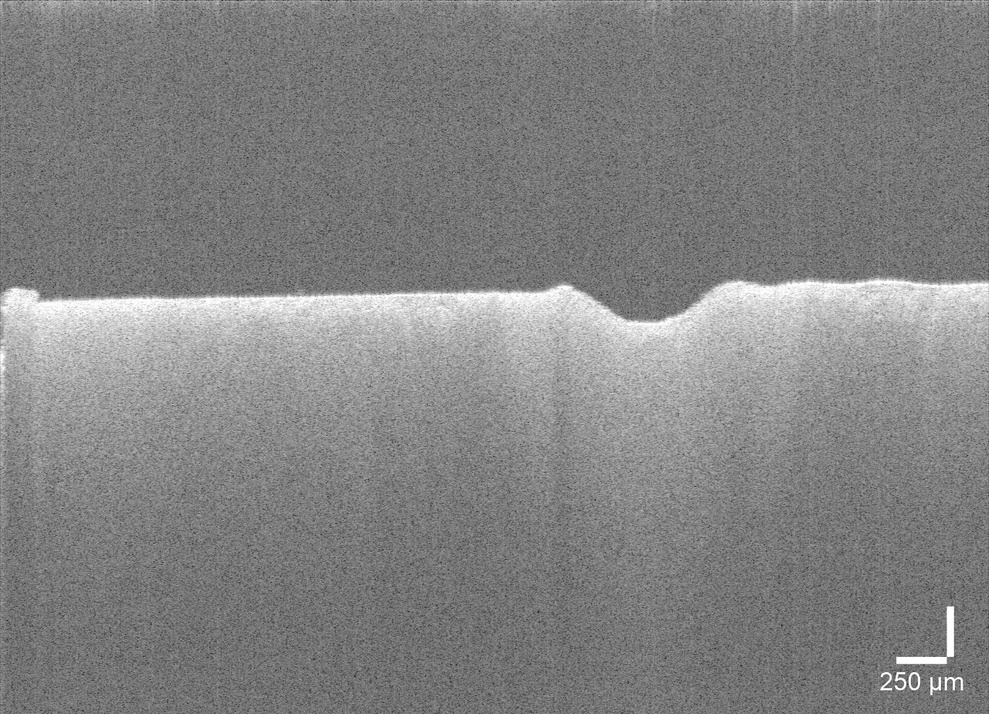
%> input picture data/oct2.jpg, 989 x 714 px, shrunk from 1419 x 1024 before the run
$ octave Untitled2.m   (GNU Octave 9; MATLAB toolbox functions it lacks are replaced by stand-ins)
%> lines starting %> are read from the running program, lines starting %| are printed output that depends on the picture; in (x1, y1, x2, y2) boxes, pixels count from 0 and x2, y2 are one past the last pixel; in counts of white or black regions, pixels touching at a corner belong together; the program's own positions count from 1
%% 1. Load the Data
% [20 lines of commented-out code are left out]
%%
folderPath = 'data/sample3';
fileName = 'oct2.jpg';
savedImageFullPath = fullfile(folderPath, fileName);
%% 2. Detect the ablate surface -> Binary, Dilate, Erode, edge, Contnour.
depthI = imread(savedImageFullPath);
%> depthI is the input picture: size 714x989x3 uint8; min 25, max 255, mean 130.7

% Check if the image is RGB
if ndims(depthI) == 3
    % Convert RGB to grayscale
    depthI = rgb2gray(depthI);
%> depthI: size 714x989 uint8
end

% Convert the intensity data to binary image
BW = imbinarize(depthI, 'adaptive');
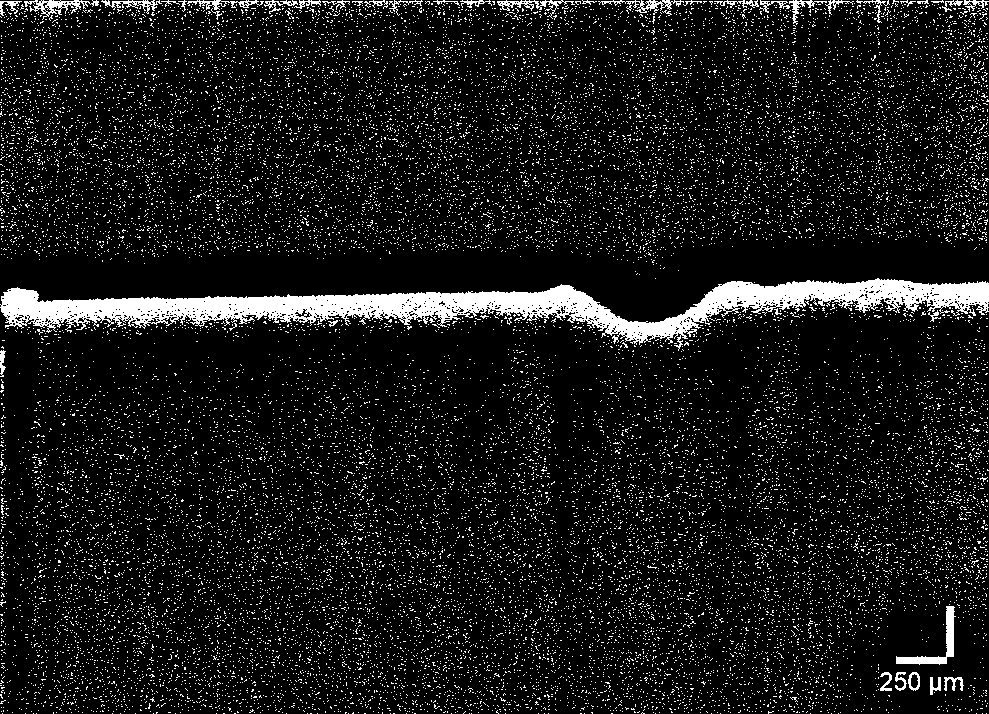
%> BW: size 714x989 logical; 9.6% white; 23604 white regions (23563 under 20 px), largest, box (x1, y1, x2, y2) and area: (0, 278, 989, 351) 22805, (896, 606, 956, 665) 766, (24, 0, 99, 20) 495

% Perform dilation + erosion to close gaps in between object edges
se = strel('disk',5);
BW = imdilate(BW,se);
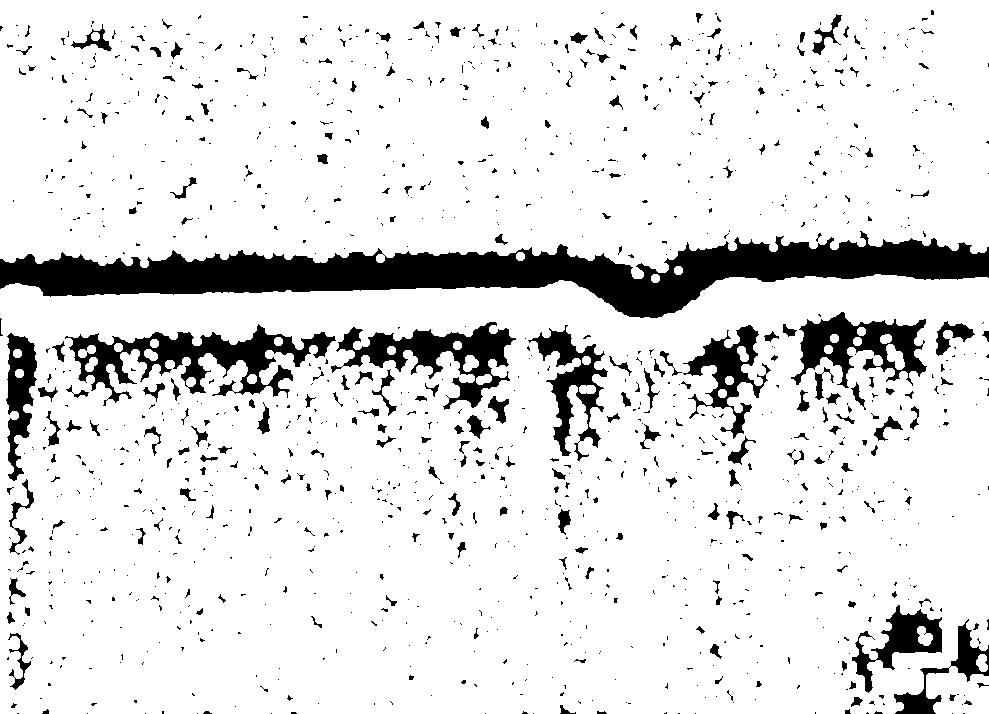
%> BW: size 714x989 logical; 88.1% white; 1232 black regions (996 under 20 px), largest, box (x1, y1, x2, y2) and area: (0, 231, 989, 318) 34564, (65, 324, 336, 406) 7498, (331, 322, 516, 410) 5381
BW = imerode(BW,se);
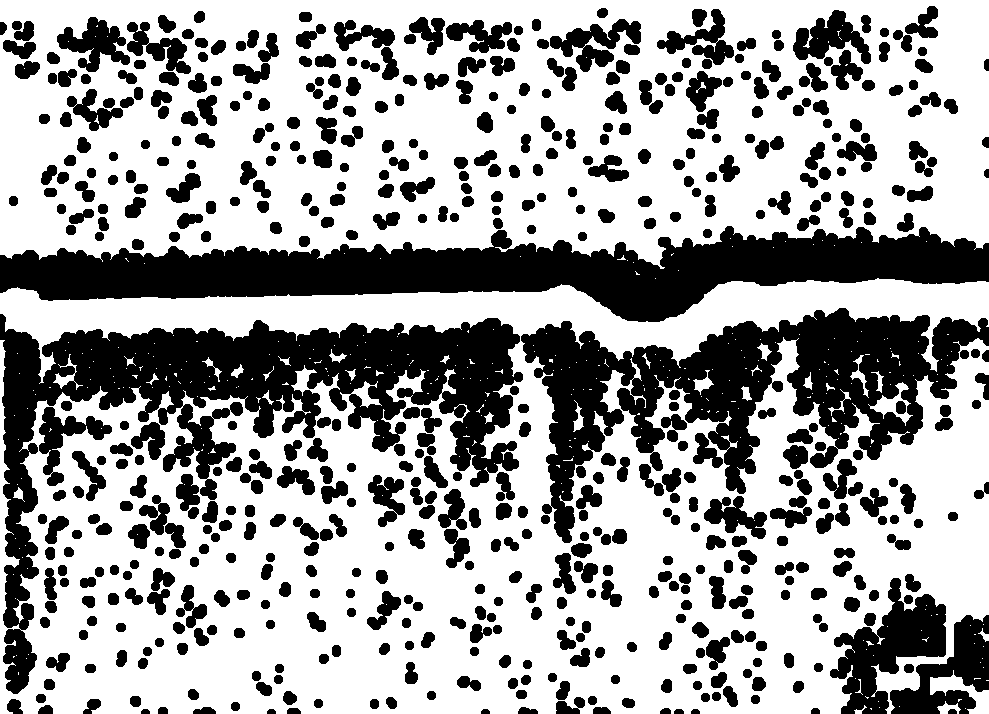
%> BW: size 714x989 logical; 64.2% white; 582 black regions, largest, box (x1, y1, x2, y2) and area: (0, 314, 523, 694) 50304, (0, 226, 989, 322) 46794, (521, 308, 989, 543) 39686

% Edge detection using Canny method
% Set thresholds for edge detection
lowerThreshold = 0.8; % Lower threshold for edge detection, can adjust this value
upperThreshold = 0.85; % Upper threshold for edge detection, can adjust this value
sigma = 2;

BW = edge(BW, 'Canny', [lowerThreshold upperThreshold], sigma);
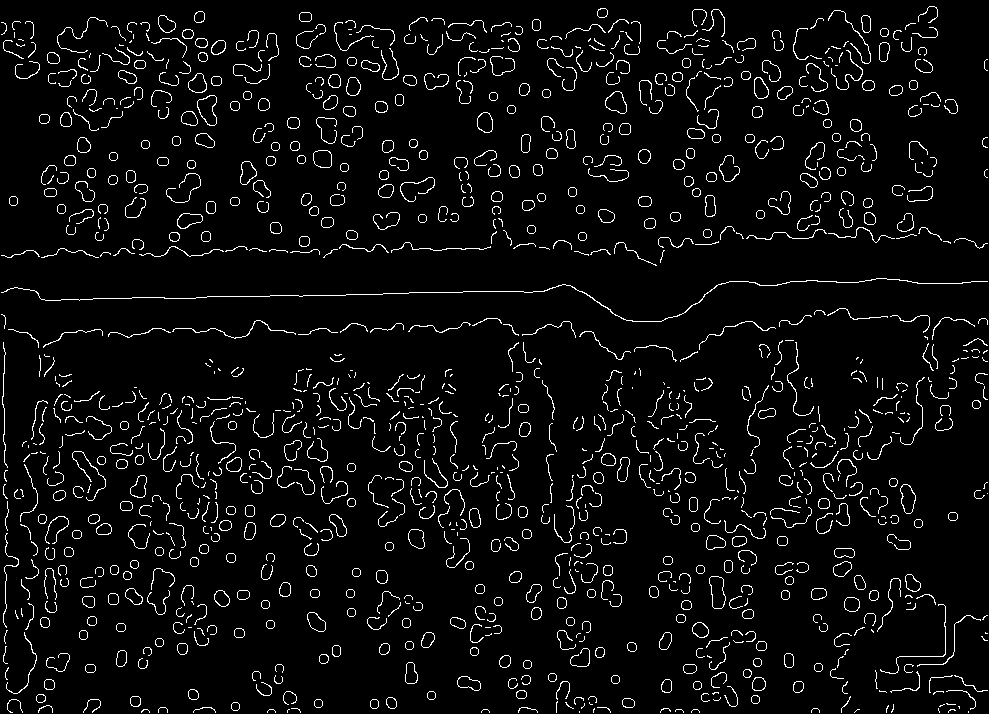
%> BW: size 714x989 logical; 4.9% white in thin lines or dots

% Find contours (boundaries in this case)
boundaries = bwboundaries(BW);
%> boundaries = 1437 boundaries; largest, box (x1, y1, x2, y2) and points: (1, 278, 988, 322) 1984, (880, 604, 946, 674) 271, (172, 320, 296, 339) 268, (2, 342, 8, 468) 251, (3, 533, 19, 628) 224
surface = cell(1, length(boundaries)); % Initialize surface as cell array
%> surface = 1437 items

% Initialize a threshold for boundary size
sizeThreshold = 1000; % You can adjust this value

% Draw contours on a copy of the original frame
frame_contours = depthI;
surface_idx = 0; % Index to track contours added to surface
for k = 1:length(boundaries)
    boundary = boundaries{k};
    if length(boundary) > sizeThreshold
        surface_idx = surface_idx + 1;
        surface{surface_idx} = boundary;
        frame_contours(sub2ind(size(frame_contours), boundary(:,1), boundary(:,2))) = 255;
    end
end
%> this loop made 1437 passes
%> surface_idx on pass 3: 1
%> boundary on pass 36: [446 29; 447 29; 448 29; 447 29; 446 29]
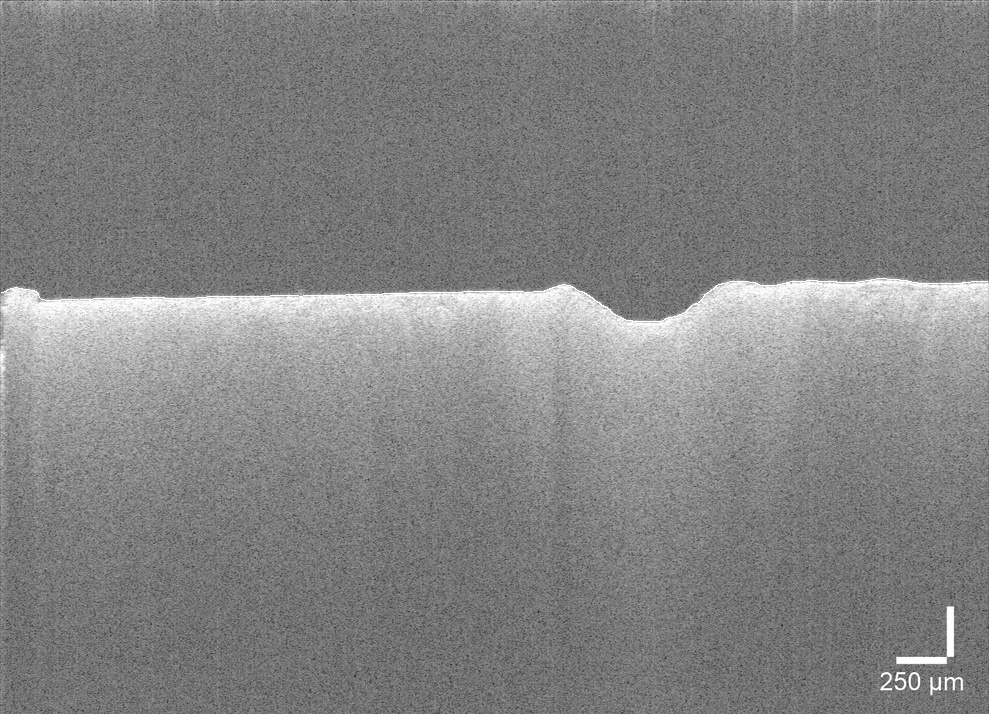
%> frame_contours: size 714x989 uint8; min 25, max 255, mean 130.8
surface = surface(1:surface_idx); % Remove unused cells
%> surface = 1 item

% Visualize the image with contours
figure;
imshow(frame_contours, []);
title('Contour Image');
%% 3. Approximate contour points with Line Segments
% Initialize cell array to hold the reduced surfaces and the ablate surfaces
surface_reduced = cell(1, surface_idx);
%> surface_reduced = {[]}
ablate_surface = cell(1, surface_idx); % Initialize ablate_surface cell array
%> ablate_surface = {[]}

% Loop over each surface
for idx = 1:surface_idx
    % Reduce the polygon using Douglas-Peucker algorithm
    tolerance = 0.02; % you can adjust this
%> (the run ends here)

$ run again, with data/oct1.jpg copied over data/oct2.jpg
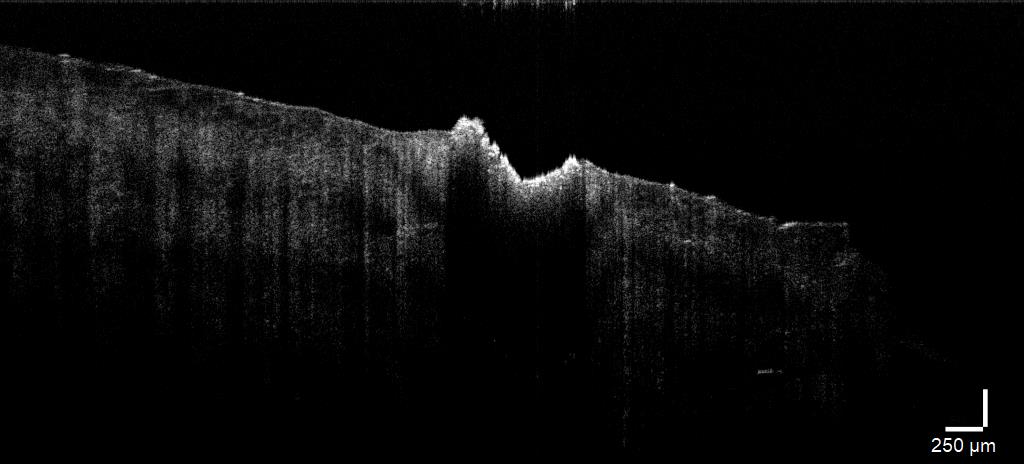
%> input picture data/oct1.jpg, 1024 x 464 px
%> depthI is the input picture: size 464x1024x3 uint8; mean R, G, B 9.7, 9.7, 9.7
%> depthI: size 464x1024 uint8
%> `BW = imbinarize(depthI, 'adaptive');`:
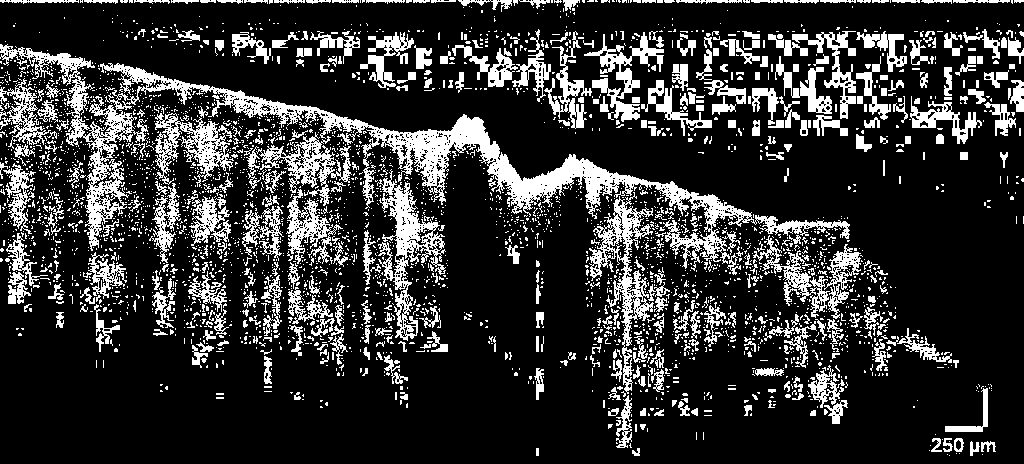
%> BW: size 464x1024 logical; 19.9% white; 3569 white regions (3148 under 20 px), largest, box (x1, y1, x2, y2) and area: (0, 44, 850, 271) 19437, (377, 169, 446, 341) 3361, (589, 192, 654, 394) 3186
%> boundaries = 361 boundaries; largest, box (x1, y1, x2, y2) and points: (6, 43, 890, 286) 1902, (562, 2, 852, 18) 591, (891, 46, 969, 112) 541, (505, 190, 594, 306) 507, (936, 384, 996, 455) 475
%> `surface = cell(1, length(boundaries));`: surface = 361 items
%> the loop `for k = 1:length(boundaries)` made 361 passes
%> surface_idx on pass 8: 1
%> after the loop `for k = 1:length(boundaries)`:
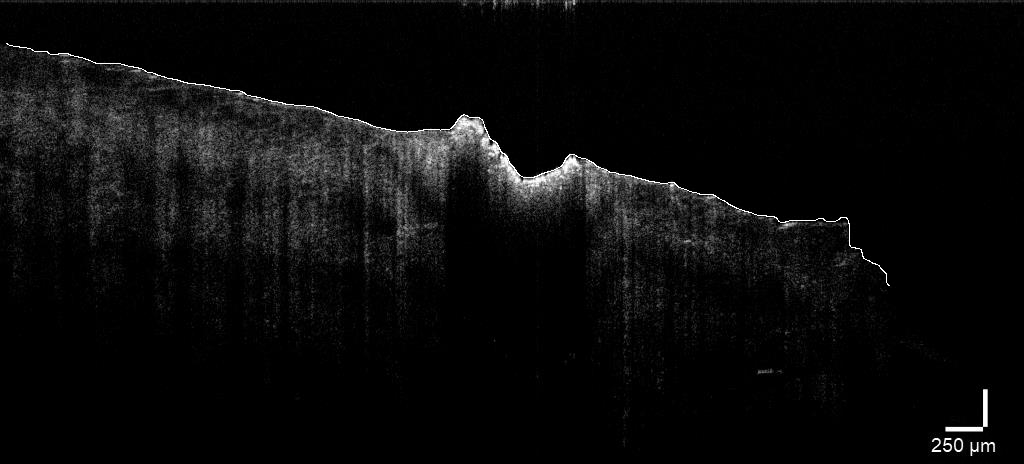
%> frame_contours: size 464x1024 uint8; min 0, max 255, mean 10.3
%> `surface = surface(1:surface_idx);`: surface = 1 item
%> surface_reduced = {[]}

$ run again, with data/oct3.jpg copied over data/oct2.jpg
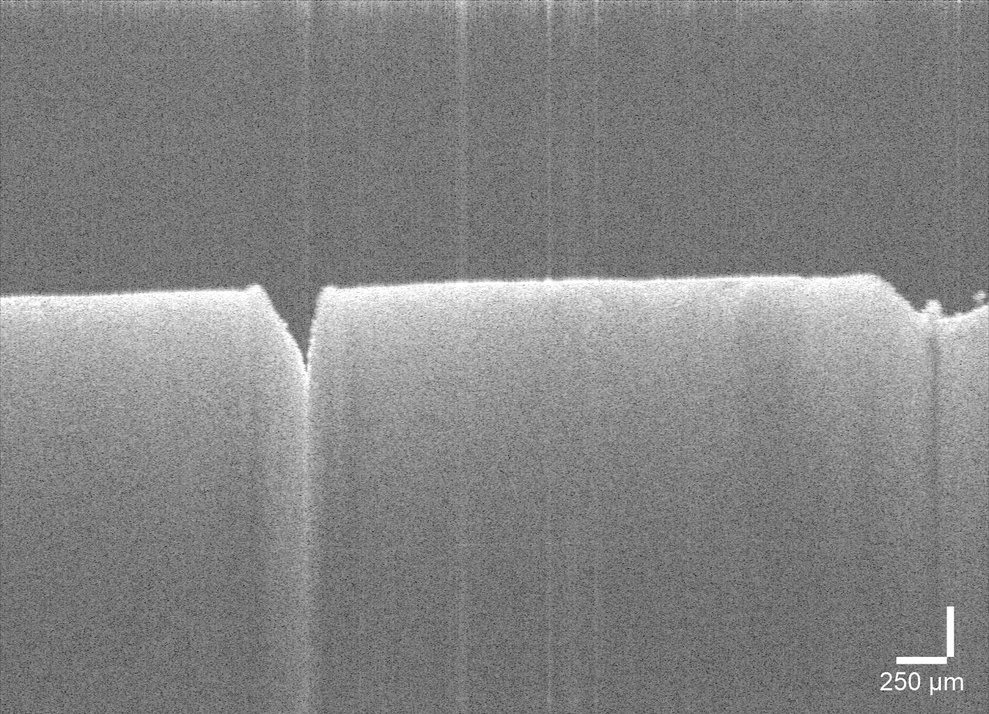
%> input picture data/oct3.jpg, 989 x 714 px, shrunk from 1419 x 1024 before the run
%> depthI is the input picture: size 714x989x3 uint8; min 20, max 255, mean 131.9
%> depthI: size 714x989 uint8
%> `BW = edge(BW, 'Canny', [lowerThreshold upperThreshold], sigma);`:
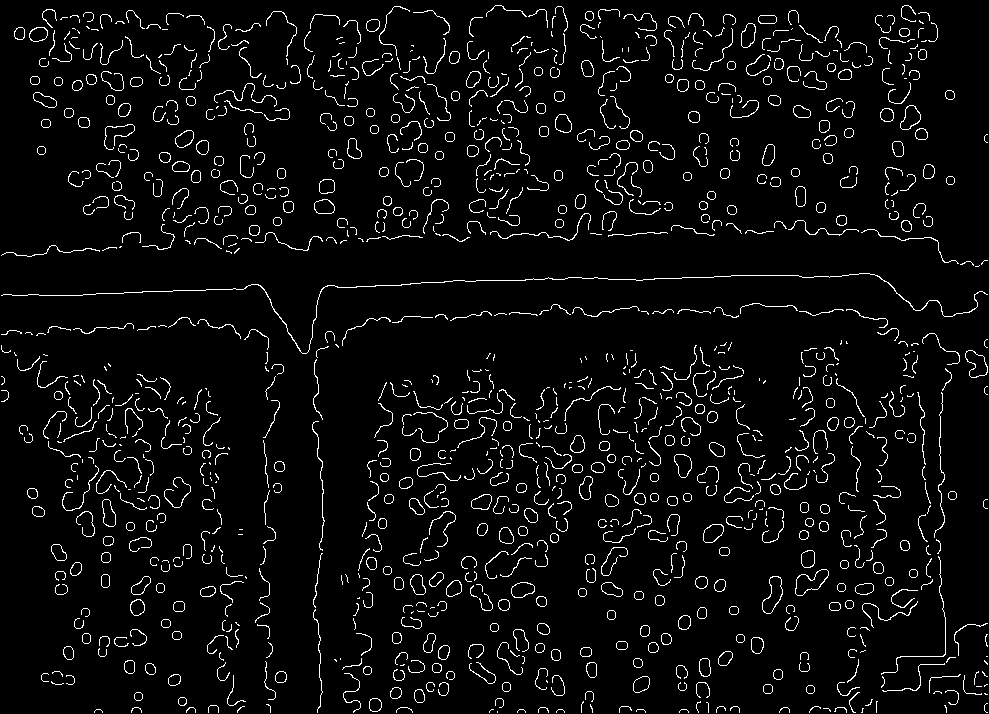
%> BW: size 714x989 logical; 4.8% white in thin lines or dots
%> boundaries = 1365 boundaries; largest, box (x1, y1, x2, y2) and points: (1, 273, 988, 354) 2178, (881, 556, 946, 675) 350, (934, 392, 945, 538) 299, (312, 421, 325, 551) 268, (490, 213, 591, 241) 265
%> `surface = cell(1, length(boundaries));`: surface = 1365 items
%> the loop `for k = 1:length(boundaries)` made 1365 passes
%> surface_idx on pass 2: 1
%> after the loop `for k = 1:length(boundaries)`:
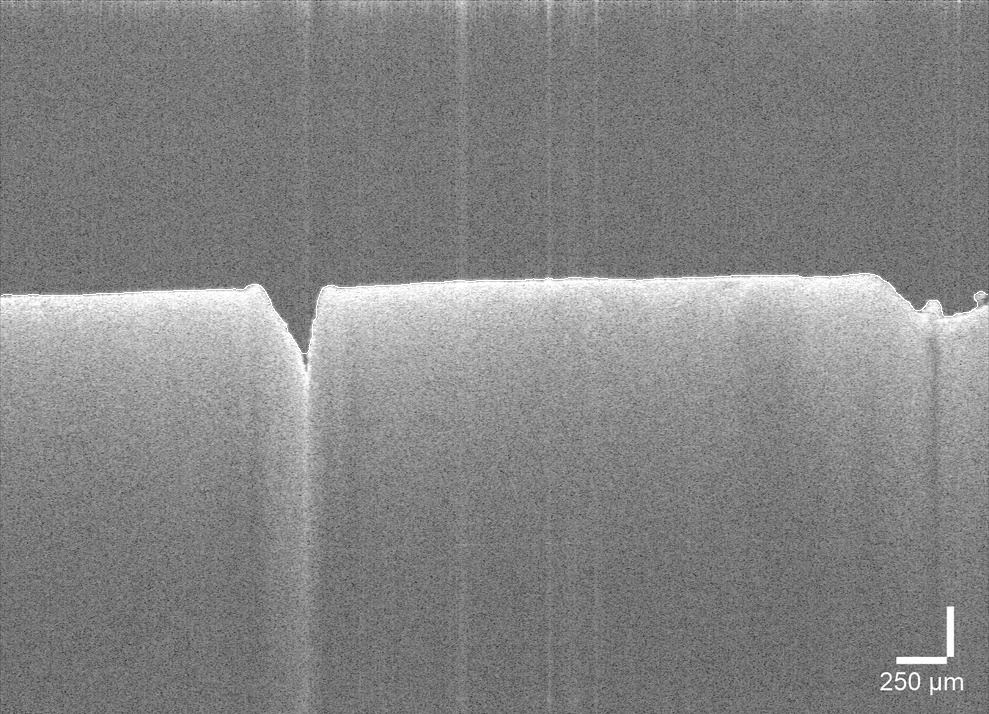
%> frame_contours: size 714x989 uint8; min 20, max 255, mean 132
%> `surface = surface(1:surface_idx);`: surface = 1 item
%> surface_reduced = {[]}
